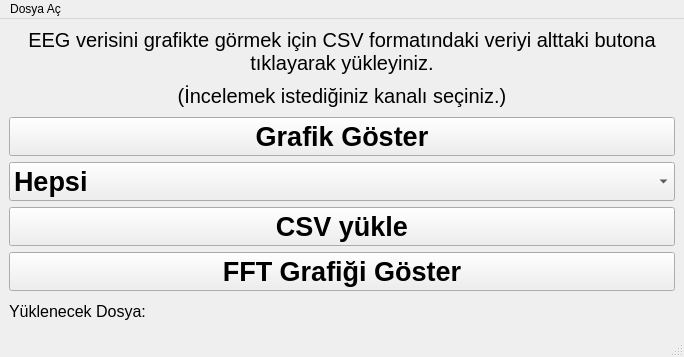
<?xml version="1.0" encoding="UTF-8"?>
<ui version="4.0">
 <class>MainWindow</class>
 <widget class="QMainWindow" name="MainWindow">
  <property name="geometry">
   <rect>
    <x>0</x>
    <y>0</y>
    <width>684</width>
    <height>357</height>
   </rect>
  </property>
  <property name="windowTitle">
   <string>MainWindow</string>
  </property>
  <property name="animated">
   <bool>false</bool>
  </property>
  <widget class="QWidget" name="centralwidget">
   <layout class="QVBoxLayout" name="verticalLayout">
    <item>
     <widget class="QLabel" name="label_2">
      <property name="font">
       <font>
        <family>MS Shell Dlg 2</family>
        <pointsize>15</pointsize>
       </font>
      </property>
      <property name="text">
       <string>EEG verisini grafikte görmek için CSV formatındaki veriyi alttaki butona tıklayarak yükleyiniz.</string>
      </property>
      <property name="alignment">
       <set>Qt::AlignCenter</set>
      </property>
      <property name="wordWrap">
       <bool>true</bool>
      </property>
     </widget>
    </item>
    <item>
     <widget class="QLabel" name="label_3">
      <property name="font">
       <font>
        <family>MS Shell Dlg 2</family>
        <pointsize>15</pointsize>
       </font>
      </property>
      <property name="text">
       <string>(İncelemek istediğiniz kanalı seçiniz.)</string>
      </property>
      <property name="alignment">
       <set>Qt::AlignCenter</set>
      </property>
      <property name="wordWrap">
       <bool>true</bool>
      </property>
     </widget>
    </item>
    <item>
     <widget class="QPushButton" name="btn_grafik_goster">
      <property name="font">
       <font>
        <family>MS Shell Dlg 2</family>
        <pointsize>20</pointsize>
        <weight>75</weight>
        <bold>true</bold>
       </font>
      </property>
      <property name="text">
       <string>Grafik Göster</string>
      </property>
     </widget>
    </item>
    <item>
     <widget class="QComboBox" name="comboBox_kanal">
      <property name="font">
       <font>
        <pointsize>20</pointsize>
        <weight>75</weight>
        <bold>true</bold>
       </font>
      </property>
      <property name="layoutDirection">
       <enum>Qt::LeftToRight</enum>
      </property>
      <property name="autoFillBackground">
       <bool>false</bool>
      </property>
      <property name="editable">
       <bool>false</bool>
      </property>
      <item>
       <property name="text">
        <string>Hepsi</string>
       </property>
      </item>
      <item>
       <property name="text">
        <string>AF3</string>
       </property>
      </item>
      <item>
       <property name="text">
        <string>AF4</string>
       </property>
      </item>
      <item>
       <property name="text">
        <string>F3</string>
       </property>
      </item>
      <item>
       <property name="text">
        <string>F4</string>
       </property>
      </item>
      <item>
       <property name="text">
        <string>F7</string>
       </property>
      </item>
      <item>
       <property name="text">
        <string>F8</string>
       </property>
      </item>
      <item>
       <property name="text">
        <string>FC5</string>
       </property>
      </item>
      <item>
       <property name="text">
        <string>FC6</string>
       </property>
      </item>
      <item>
       <property name="text">
        <string>O1</string>
       </property>
      </item>
      <item>
       <property name="text">
        <string>O2</string>
       </property>
      </item>
      <item>
       <property name="text">
        <string>P7</string>
       </property>
      </item>
      <item>
       <property name="text">
        <string>P8</string>
       </property>
      </item>
      <item>
       <property name="text">
        <string>T7</string>
       </property>
      </item>
      <item>
       <property name="text">
        <string>T8</string>
       </property>
      </item>
     </widget>
    </item>
    <item>
     <widget class="QPushButton" name="btn_csv_sec">
      <property name="font">
       <font>
        <family>MS Shell Dlg 2</family>
        <pointsize>20</pointsize>
        <weight>75</weight>
        <bold>true</bold>
       </font>
      </property>
      <property name="text">
       <string>CSV yükle</string>
      </property>
     </widget>
    </item>
    <item>
     <widget class="QPushButton" name="stft_buton">
      <property name="font">
       <font>
        <family>MS Shell Dlg 2</family>
        <pointsize>20</pointsize>
        <weight>75</weight>
        <bold>true</bold>
       </font>
      </property>
      <property name="text">
       <string>FFT Grafiği Göster</string>
      </property>
     </widget>
    </item>
    <item>
     <widget class="QLabel" name="label_path">
      <property name="font">
       <font>
        <pointsize>12</pointsize>
       </font>
      </property>
      <property name="text">
       <string>Yüklenecek Dosya: </string>
      </property>
     </widget>
    </item>
   </layout>
  </widget>
  <widget class="QMenuBar" name="menubar">
   <property name="geometry">
    <rect>
     <x>0</x>
     <y>0</y>
     <width>684</width>
     <height>21</height>
    </rect>
   </property>
   <widget class="QMenu" name="menuDosya_A">
    <property name="title">
     <string>Dosya Aç</string>
    </property>
   </widget>
   <addaction name="menuDosya_A"/>
  </widget>
  <widget class="QStatusBar" name="statusbar"/>
 </widget>
 <resources/>
 <connections/>
</ui>
